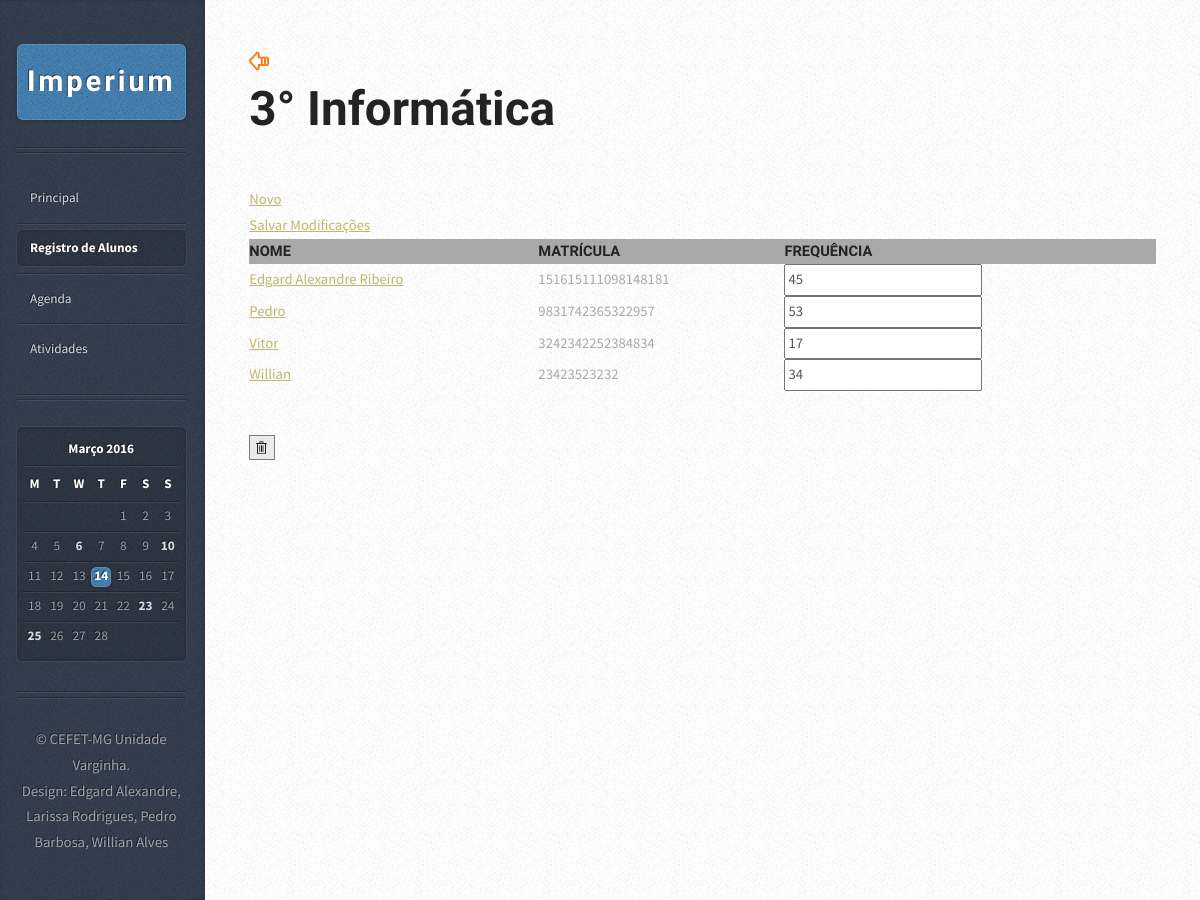
Page /alunoLista.php?id=1 on the earlier database version.
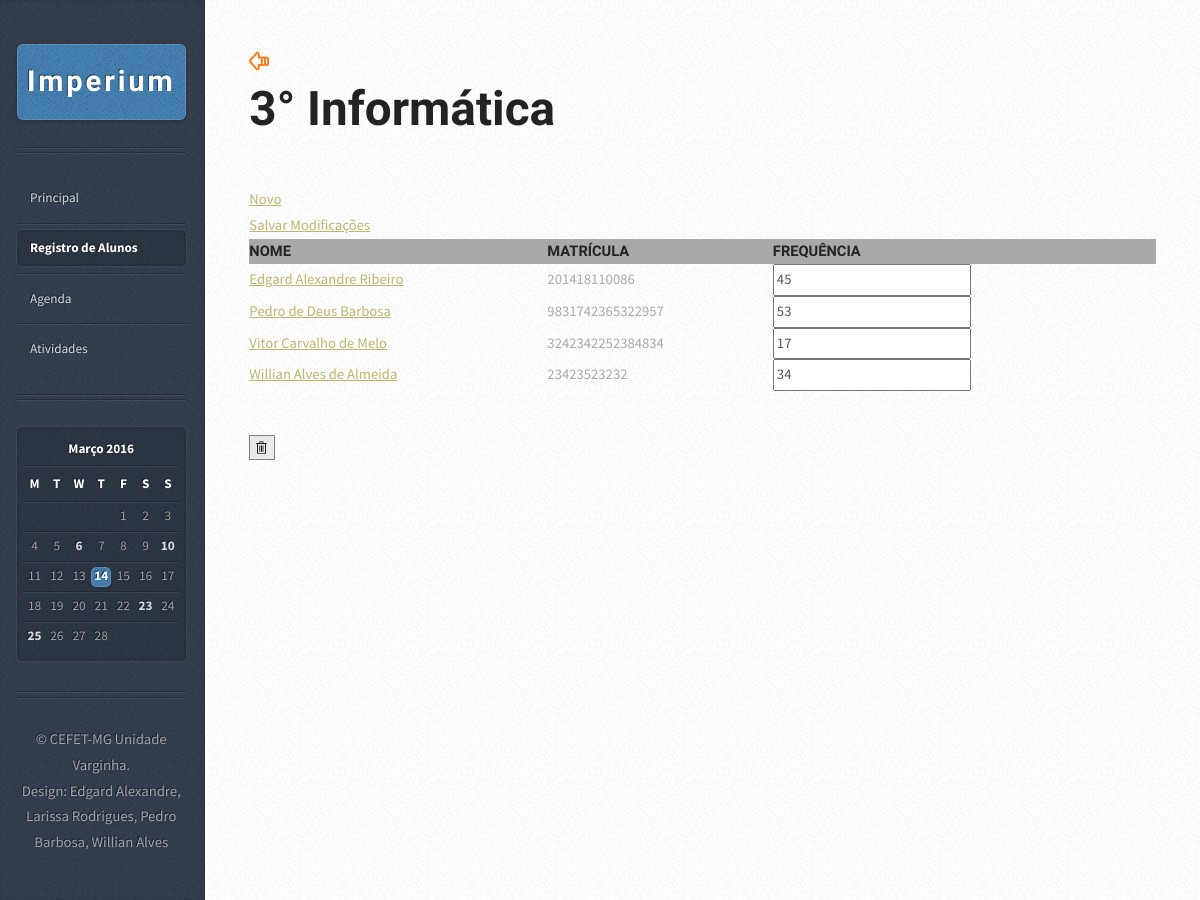
Same page on the later database version.
### tables this page shows
CREATE TABLE IF NOT EXISTS `aluno` (
  `idAluno` int(11) NOT NULL AUTO_INCREMENT,
  `nomeAluno` varchar(45) NOT NULL,
  `matricula` varchar(45) NOT NULL,
  `frequencia` int(11) DEFAULT NULL,
  `idTurmaAluno` int(11) NOT NULL,
  PRIMARY KEY (`idAluno`),
  KEY `idTurmaAluno` (`idTurmaAluno`)
);

### alunoLista.php (the view, shortened to what this page needs)
<?php
    $PDO = db_connect();
	$aux = $_GET["id"];
    $sql = "SELECT idAluno, nomeAluno, matricula, frequencia FROM Aluno WHERE idTurmaAluno = :idTurma ORDER BY nomeAluno ASC";
	$sql2 = "SELECT idTurma, nomeTurma FROM Turma WHERE idTurma = :idTurma ORDER BY nomeTurma ASC";
    $stmt = $PDO->prepare($sql);
	$stmt2 = $PDO->prepare($sql2);
    $stmt->execute(array(':idTurma' => $aux));
	$stmt2->execute(array(':idTurma' => $aux));
?>
<!DOCTYPE HTML>
<html>
<head>
		<link rel="stylesheet" href="assets/css/mainScreen.css" />
        <link rel="stylesheet" href="assets/css/style.css" />
	</head>
<body>
<div id="content">
    <div class="inner">
        <article class="box post post-excerpt">
            <header>
		<a href = "turmaRegistro.php"><img src = "images/icone-voltar.png"></a><br>
        <h2>
			<?php $Turma = $stmt2->fetch(PDO::FETCH_ASSOC)?>
			<p><?php echo $Turma['nomeTurma']?></p>
		</h2>
            </header>
			<table>
				<tr id="listaAluno">
					<td><h5>NOME</h5></td>
					<td><h5>MATRÍCULA</h5></td>
					<td><h5>FREQUÊNCIA</h5></td>
				</tr>
				 <?php while($Aluno = $stmt->fetch(PDO::FETCH_ASSOC)): ?>
				<tr>
                    <td><a href = "alunoRegistro.php?id=<?php echo $Aluno['idAluno']?>"><?php echo $Aluno['nomeAluno'] ?></a></td>
					<td><?php echo $Aluno['matricula'] ?></a></td>
                    <td><input type = "number" name = "<?php echo $Aluno['idAluno']?>" value = "<?php echo $Aluno['frequencia'] ?>"></td>
                </tr>
                <?php endwhile; ?>
				<a href="form-add-Aluno.php?id=<?php echo $Turma['idTurma'] ?>"> Novo</a><br>
				<a href="#"> Salvar Modificações</a>
        </table>
        </article>
			<a onClick = "if(confirm('Tem certeza que deseja excluir permanentemente esta turma?')) location.href = 'deleteTurma.php?id=<?php echo $Turma['idTurma']?>';"><img src = "images/pbi_deleteicon.png"></a>
    </div>
</div>
			<div id="sidebar">
					<h1 id="logo"><a href="#">Imperium</a></h1>
					<nav id="nav">
						<ul>
							<li><a href="indexMain.html">Principal</a></li>
							<li class="current"><a href="turmaRegistro.php">Registro de Alunos</a></li>
							<li><a href="calendario.html">Agenda</a></li>
							<li><a href="relatorios.html">Atividades</a></li>
						</ul>
					</nav>
					<section class="box calendar">
						<div class="inner">
							<table>
								<caption>Março 2016</caption>
								<thead>
									<tr>
										<th scope="col" title="Monday">M</th>
										<th scope="col" title="Tuesday">T</th>
										<th scope="col" title="Wednesday">W</th>
										<th scope="col" title="Thursday">T</th>
										<th scope="col" title="Friday">F</th>
										<th scope="col" title="Saturday">S</th>
										<th scope="col" title="Sunday">S</th>
									</tr>
								</thead>
								<tbody>
									<tr>
										<td colspan="4" class="pad"><span>&nbsp;</span></td>
										<td><span>1</span></td>
										<td><span>2</span></td>
										<td><span>3</span></td>
									</tr>
									<tr>
										<td><span>4</span></td>
										<td><span>5</span></td>
										<td><a href="#">6</a></td>
										<td><span>7</span></td>
										<td><span>8</span></td>
										<td><span>9</span></td>
										<td><a href="#">10</a></td>
									</tr>
									<tr>
										<td><span>11</span></td>
										<td><span>12</span></td>
										<td><span>13</span></td>
										<td class="today"><a href="#">14</a></td>
										<td><span>15</span></td>
										<td><span>16</span></td>
										<td><span>17</span></td>
									</tr>
									<tr>
										<td><span>18</span></td>
										<td><span>19</span></td>
										<td><span>20</span></td>
										<td><span>21</span></td>
										<td><span>22</span></td>
										<td><a href="#">23</a></td>
										<td><span>24</span></td>
									</tr>
									<tr>
										<td><a href="#">25</a></td>
										<td><span>26</span></td>
										<td><span>27</span></td>
										<td><span>28</span></td>
										<td class="pad" colspan="3"><span>&nbsp;</span></td>
									</tr>
								</tbody>
							</table>
						</div>
					</section>
					<ul id="copyright">
						<li>&copy; CEFET-MG Unidade Varginha.</li><li>Design: Edgard Alexandre, Larissa Rodrigues, Pedro Barbosa, Willian Alves</a></li>
					</ul>
			</div>
	</body>
</html>

Differences in the rows shown:
changed aluno "Edgard Alexandre Ribeiro": matricula "151615111098148181" → "201418110086"
changed aluno: nomeAluno "Pedro" → "Pedro de Deus Barbosa"
changed aluno: nomeAluno "Vitor" → "Vitor Carvalho de Melo"
changed aluno: nomeAluno "Willian" → "Willian Alves de Almeida"
